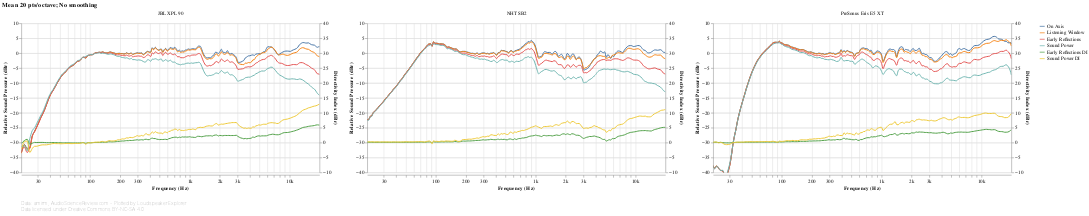

Write notebook code for a chart like this one.
### Markdown cell above
## Spinorama

The famous CEA/CTA-2034 charts, popularized by Dr. Floyd Toole. These provide a good summary of the measurements from a perceptual perspective. Speakers are presented side-by-side for easy comparison.

Remember:
 - **All the charts are interactive.** Use the mousewheel to zoom, and drag & drop to pan. Click on a legend entry to highlight a single response; hold shift to highlight multiple responses. Double-click to reset the view. (PROTIP: to quickly switch back and forth between speakers, select the speaker dropdown, then use the left-right arrow keys on your keyboard.)
 - **Charts will not be generated if the section they're under is folded while the notebook is running.** To manually load a chart after running the notebook, click on the square to the left of the *Show Code* button. Or simply use *Run all* again after unfolding the section.

### Code cell
#@markdown
# Note that there are few subtleties here because of Altair/Vega quirks:
# - To make the Y axes independent, `.resolve_scale()` has to be used *before
#   and after* `.facet()`. (In Vega terms, there needs to be a Resolve property
#   in *every* view composition specification.)
#   - If the first `.resolve_scale()` is removed from the layer spec, the axes
#     are not made independent.
#   - If the second `.resolve_scale()` is removed from the facet spec, Vega
#     throws a weird `Unrecognized scale name: "child_layer_0_y"` error.
# - To make the two axes zoom and pan at the same time, `.interactive()` has to
#   be used on each encoding, not on the overall view. Otherwise only the left
#   axis will support zoom & pan.
frequency_response_db_chart(
        speakers_fr_ready.pipe(lsx.pd.remap_columns, {
        ('CEA2034', 'On Axis'): 'On Axis',
        ('CEA2034', 'Listening Window'): 'Listening Window',
        ('CEA2034', 'Early Reflections'): 'Early Reflections',
        ('CEA2034', 'Sound Power'): 'Sound Power',
        ('Directivity Index', 'Early Reflections DI'): 'Early Reflections DI',
        ('Directivity Index', 'Sound Power DI'): 'Sound Power DI',
    }),
    lambda chart: lsx.util.pipe(chart,
        lambda chart: chart.resolve_scale(y='independent'),
        speaker_facet, speaker_input,
        lambda chart: chart.resolve_scale(y='independent')),
    lambda chart: (
        lsx.util.pipe(chart
            .transform_filter(alt.FieldOneOfPredicate(field='key', oneOf=[
                'On Axis', 'Listening Window', 'Early Reflections', 'Sound Power']))
            .encode(sound_pressure_yaxis()),
            lambda chart: lsx.alt.interactive_line(chart, key_color())),
        lsx.util.pipe(chart
            .transform_filter(alt.FieldOneOfPredicate(field='key', oneOf=[
                'Early Reflections DI', 'Sound Power DI']))
            .encode(directivity_index_yaxis(scale_domain=(-10, 40))),
            lambda chart: lsx.alt.interactive_line(chart, key_color()))),
    fold={},
    additional_tooltips=[alt.Tooltip('key', type='nominal', title='Response')],
    sidebyside=True)

### Figure 1 — Vega-Lite specification as saved in the notebook (floating-point values rounded to 4 significant figures; data arrays with more than 128 entries replaced by an {"elided": "..."} marker saying what was removed)
{"config": {"view": {"continuousWidth": 400, "continuousHeight": 300, "opacity": 0}}, "vconcat": [{"data": {"name": "data-5fba7a28e4e8c43725539400f08dd5aa"}, "facet": {"type": "nominal", "field": "speaker", "title": null}, "spec": {"layer": [{"layer": [{"mark": {"type": "line", "clip": true, "interpolate": "monotone"}, "encoding": {"color": {"type": "nominal", "field": "key", "legend": {"symbolType": "stroke"}, "sort": null, "title": null}, "opacity": {"condition": {"value": 1, "selection": "selector004"}, "value": 0.2}, "y": {"type": "quantitative", "axis": {"grid": true}, "field": "value", "scale": {"domain": [-40, 10]}, "title": ["Relative Sound Pressure (dBr)"]}}, "selection": {"selector004": {"type": "multi", "encodings": ["color"], "bind": "legend"}, "selector010": {"type": "single", "fields": ["speaker"], "bind": {"input": "select", "options": [null, "JBL XPL 90", "NHT SB2", "PreSonus Eris E5 XT"], "labels": ["All", "JBL XPL 90", "NHT SB2", "PreSonus Eris E5 XT"], "name": "Speaker: "}}}, "title": {"text": "Mean 20 pts/octave; No smoothing", "anchor": "start"}, "transform": [{"filter": {"field": "key", "oneOf": ["On Axis", "Listening Window", "Early Reflections", "Sound Power"]}}]}, {"mark": {"type": "circle", "clip": true, "size": 100}, "encoding": {"color": {"type": "nominal", "field": "key", "legend": {"symbolType": "stroke"}, "sort": null, "title": null}, "fillOpacity": {"condition": {"value": 0.3, "selection": "selector005"}, "value": 0}, "y": {"type": "quantitative", "axis": {"grid": true}, "field": "value", "scale": {"domain": [-40, 10]}, "title": ["Relative Sound Pressure (dBr)"]}}, "selection": {"selector005": {"type": "single", "on": "mouseover", "clear": "mouseout", "empty": "none", "encodings": ["x", "y"]}, "selector006": {"type": "interval", "bind": "scales", "encodings": ["x", "y"]}}, "title": {"text": "Mean 20 pts/octave; No smoothing", "anchor": "start"}, "transform": [{"filter": {"field": "key", "oneOf": ["On Axis", "Listening Window", "Early Reflections", "Sound Power"]}}]}]}, {"layer": [{"mark": {"type": "line", "clip": true, "interpolate": "monotone"}, "encoding": {"color": {"type": "nominal", "field": "key", "legend": {"symbolType": "stroke"}, "sort": null, "title": null}, "opacity": {"condition": {"value": 1, "selection": "selector007"}, "value": 0.2}, "y": {"type": "quantitative", "axis": {"grid": true}, "field": "value", "scale": {"domain": [-10, 40]}, "title": ["Directivity Index (dBr)"]}}, "selection": {"selector007": {"type": "multi", "encodings": ["color"], "bind": "legend"}}, "title": {"text": "Mean 20 pts/octave; No smoothing", "anchor": "start"}, "transform": [{"filter": {"field": "key", "oneOf": ["Early Reflections DI", "Sound Power DI"]}}]}, {"mark": {"type": "circle", "clip": true, "size": 100}, "encoding": {"color": {"type": "nominal", "field": "key", "legend": {"symbolType": "stroke"}, "sort": null, "title": null}, "fillOpacity": {"condition": {"value": 0.3, "selection": "selector008"}, "value": 0}, "y": {"type": "quantitative", "axis": {"grid": true}, "field": "value", "scale": {"domain": [-10, 40]}, "title": ["Directivity Index (dBr)"]}}, "selection": {"selector008": {"type": "single", "on": "mouseover", "clear": "mouseout", "empty": "none", "encodings": ["x", "y"]}, "selector009": {"type": "interval", "bind": "scales", "encodings": ["x", "y"]}}, "title": {"text": "Mean 20 pts/octave; No smoothing", "anchor": "start"}, "transform": [{"filter": {"field": "key", "oneOf": ["Early Reflections DI", "Sound Power DI"]}}]}]}], "encoding": {"tooltip": [{"type": "nominal", "field": "key", "title": "Response"}, {"type": "quantitative", "field": "frequency", "format": ".03s", "title": "Frequency (Hz)"}, {"type": "quantitative", "field": "value", "format": ".2f", "title": "Value (dB)"}], "x": {"type": "quantitative", "axis": {"format": "s"}, "field": "frequency", "scale": {"base": 10, "nice": false, "type": "log"}, "title": "Frequency (Hz)"}}, "height": 300, "resolve": {"scale": {"y": "independent"}}, "transform": [{"flatten": ["frequency", "On Axis", "Listening Window", "Early Reflections", "Sound Power", "Early Reflections DI", "Sound Power DI"]}, {"fold": ["On Axis", "Listening Window", "Early Reflections", "Sound Power", "Early Reflections DI", "Sound Power DI"]}], "width": 600}, "resolve": {"scale": {"y": "independent"}}, "title": {"text": "Mean 20 pts/octave; No smoothing", "anchor": "start"}, "transform": [{"filter": {"selection": "selector010"}}]}, {"mark": "text", "height": 1, "title": {"text": ["Data: amirm, AudioScienceReview.com - Plotted by Loudspeaker Explorer", "Data licensed under Creative Commons BY-NC-SA 4.0"], "anchor": "start", "color": "gray", "fontSize": 10, "fontWeight": "lighter"}, "width": 600}], "resolve": {"legend": {"color": "independent"}}, "$schema": "https://vega.github.io/schema/vega-lite/v4.8.1.json", "datasets": {"data-5fba7a28e4e8c43725539400f08dd5aa": [{"speaker": "JBL XPL 90", "frequency": {"elided": "194 float values"}, "On Axis": {"elided": "194 float values"}, "Listening Window": {"elided": "194 float values"}, "Early Reflections": {"elided": "194 float values"}, "Sound Power": {"elided": "194 float values"}, "Early Reflections DI": {"elided": "194 float values"}, "Sound Power DI": {"elided": "194 float values"}}, {"speaker": "NHT SB2", "frequency": {"elided": "200 float values"}, "On Axis": {"elided": "200 float values"}, "Listening Window": {"elided": "200 float values"}, "Early Reflections": {"elided": "200 float values"}, "Sound Power": {"elided": "200 float values"}, "Early Reflections DI": {"elided": "200 float values"}, "Sound Power DI": {"elided": "200 float values"}}, {"speaker": "PreSonus Eris E5 XT", "frequency": {"elided": "200 float values"}, "On Axis": {"elided": "200 float values"}, "Listening Window": {"elided": "200 float values"}, "Early Reflections": {"elided": "200 float values"}, "Sound Power": {"elided": "200 float values"}, "Early Reflections DI": {"elided": "200 float values"}, "Sound Power DI": {"elided": "200 float values"}}]}}
